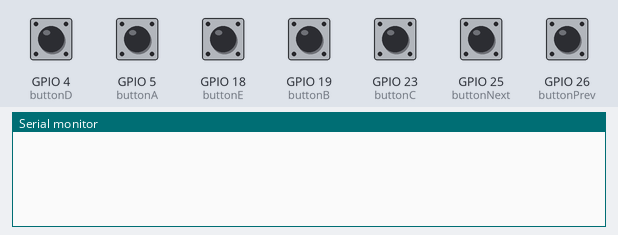
A sketch run on a simulated ESP32. On the bench: the last lines printed to the serial monitor. Inputs (shaded band) come from the test bench; at power-on: GPIO 4 (buttonD), GPIO 5 (buttonA), GPIO 18 (buttonE), GPIO 19 (buttonB), GPIO 23 (buttonC), GPIO 25 (buttonNext), GPIO 26 (buttonPrev) HIGH.

Above: at 1.2 s.
1.3 s: GPIO 25 (buttonNext) pulled LOW for 0.15 s
At 1.8 s:
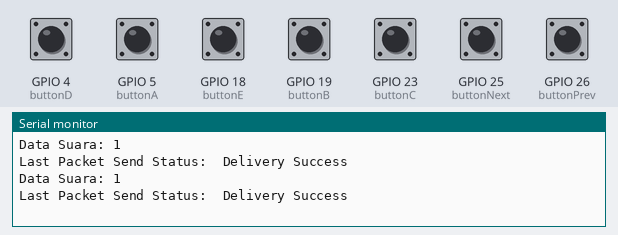
2.9 s: GPIO 26 (buttonPrev) pulled LOW for 0.15 s
At 4.3 s:
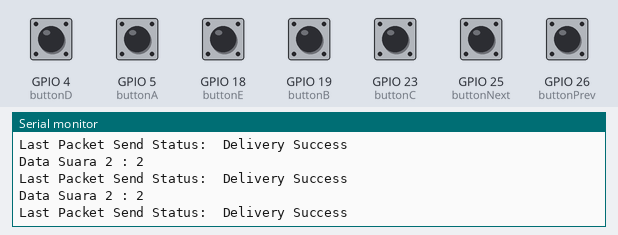

The sketch:

remote_print_thermal_espnow.ino
```cpp
#include <esp_now.h>
#include <WiFi.h>
#define buttonA 5
#define buttonB 19
#define buttonC 23
#define buttonD 4
#define buttonE 18
#define buttonNext 25
#define buttonPrev 26

uint8_t broadcastAddress[] =  {0xF0, 0x08, 0xD1, 0xD2, 0x5D, 0xF8};
//uint8_t broadcastAddress2[] = {0x24, 0xA1, 0x60, 0x30, 0x57, 0x30};
//uint8_t broadcastAddress3[] = {0xF0, 0x08, 0xD1, 0xD2, 0x5D, 0xF8};

typedef struct struct_message{

//  int antrian_suara;
  int ngeprint;
  int antrian;

  } struct_message;


struct_message myData;

esp_now_peer_info_t peerInfo;

void OnDataSent (const uint8_t *mac_addr, esp_now_send_status_t status) {
  Serial.print("\r\nLast Packet Send Status:\t");
  Serial.println(status == ESP_NOW_SEND_SUCCESS ? "Delivery Success" : "Delivery Fail");
  }

void setup() {
  // put your setup code here, to run once:
  Serial.begin(115200);
   pinMode(buttonA, INPUT_PULLUP);
    pinMode(buttonB, INPUT_PULLUP);
    pinMode(buttonC, INPUT_PULLUP);
    pinMode(buttonD, INPUT_PULLUP);
    pinMode(buttonE, INPUT_PULLUP);
    pinMode(buttonNext, INPUT_PULLUP);
    pinMode(buttonPrev, INPUT_PULLUP);
  WiFi.mode(WIFI_STA);
  if(esp_now_init() != ESP_OK){
      Serial.println("Error initializing");
      return;
    }
   esp_now_register_send_cb(OnDataSent);
   peerInfo.channel = 0;
   peerInfo.encrypt = false;
   memcpy(peerInfo.peer_addr, broadcastAddress, 6);
   if (esp_now_add_peer(&peerInfo) != ESP_OK){
    Serial.println("Failed to add peer");
    return;
  }
//  memcpy(peerInfo.peer_addr, broadcastAddress2, 6);
//   if (esp_now_add_peer(&peerInfo) != ESP_OK){
//    Serial.println("Failed to add peer");
//    return;
//  }
//  memcpy(peerInfo.peer_addr, broadcastAddress3, 6);
//   if (esp_now_add_peer(&peerInfo) != ESP_OK){
//    Serial.println("Failed to add peer");
//    return;
//  }

   if(esp_now_add_peer(&peerInfo) != ESP_OK){
    Serial.println("Failed to add peer");
    return;
    }


//    myData.antrian_suara =5;
}

void loop() {
  // put your main code here, to run repeatedly:
  int btn_A = digitalRead(buttonA);
  int btn_B = digitalRead(buttonB);
  int btn_C = digitalRead(buttonC);
  int btn_D = digitalRead(buttonD);
  int btn_E = digitalRead(buttonE);
  int btn_N = digitalRead(buttonNext);
  int btn_P = digitalRead(buttonPrev);
  if(btn_N == 0){
     myData.antrian =1 ;
     esp_err_t result2 = esp_now_send(broadcastAddress, (uint8_t *) &myData, sizeof(myData));


     Serial.print("Data Suara: ");
     Serial.print(String(myData.antrian));
    } else if(btn_P == 0){
       myData.antrian =2;
       esp_err_t result2 = esp_now_send(broadcastAddress, (uint8_t *) &myData, sizeof(myData));

     Serial.print("Data Suara 2 : ");
     Serial.print(String(myData.antrian));
      }
//  if(btn_A == 0){
//      myData.ngeprint =1 ;
//      esp_err_t result = esp_now_send(broadcastAddress, (uint8_t *) &myData, sizeof(myData));
//
//
//    } else if (btn_B == 0){
//      myData.ngeprint = 2 ;
//      esp_err_t result = esp_now_send(broadcastAddress, (uint8_t *) &myData, sizeof(myData));
//
//
//      } else if (btn_C == 0){
//      myData.ngeprint = 3 ;
//      esp_err_t result = esp_now_send(broadcastAddress, (uint8_t *) &myData, sizeof(myData));
//
//
//      } else if (btn_D == 0){
//      myData.ngeprint = 4 ;
//      esp_err_t result = esp_now_send(broadcastAddress, (uint8_t *) &myData, sizeof(myData));
//
//
//      } else if (btn_E == 0){
//      myData.ngeprint = 5 ;
//      esp_err_t result = esp_now_send(broadcastAddress, (uint8_t *) &myData, sizeof(myData));
//
//
//      }


//  esp_err_t result = esp_now_send(broadcastAddress, (uint8_t *) &myData, sizeof(myData));
//  if(result == ESP_OK){
//    Serial.println("Sent With Success");
//    }
//   else{
//    Serial.println("Error sending the data");
//    }
    delay(100);

}
```

Measured:
- after the input at 1.3 s, the serial monitor: prints a new line at once (image 1)
- after the input at 2.9 s, the serial monitor: prints a new line at once (image 2)
